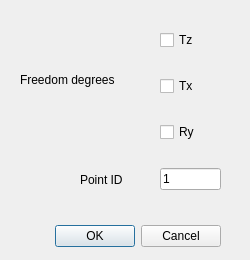
<?xml version="1.0" encoding="UTF-8"?>
<ui version="4.0">
 <class>AddBoundariesDialog</class>
 <widget class="QDialog" name="AddBoundariesDialog">
  <property name="geometry">
   <rect>
    <x>0</x>
    <y>0</y>
    <width>250</width>
    <height>260</height>
   </rect>
  </property>
  <property name="windowTitle">
   <string>Add Boundaries</string>
  </property>
  <widget class="QDialogButtonBox" name="buttonBox">
   <property name="geometry">
    <rect>
     <x>50</x>
     <y>220</y>
     <width>171</width>
     <height>32</height>
    </rect>
   </property>
   <property name="orientation">
    <enum>Qt::Horizontal</enum>
   </property>
   <property name="standardButtons">
    <set>QDialogButtonBox::Cancel|QDialogButtonBox::Ok</set>
   </property>
  </widget>
  <widget class="QWidget" name="verticalLayoutWidget">
   <property name="geometry">
    <rect>
     <x>160</x>
     <y>10</y>
     <width>61</width>
     <height>201</height>
    </rect>
   </property>
   <layout class="QVBoxLayout" name="verticalLayout">
    <item>
     <widget class="QCheckBox" name="TzCheckBox">
      <property name="text">
       <string>Tz</string>
      </property>
     </widget>
    </item>
    <item>
     <widget class="QCheckBox" name="TxCheckBox">
      <property name="text">
       <string>Tx</string>
      </property>
     </widget>
    </item>
    <item>
     <widget class="QCheckBox" name="RyCheckBox">
      <property name="text">
       <string>Ry</string>
      </property>
     </widget>
    </item>
    <item>
     <widget class="QLineEdit" name="BoundaryPointLineEdit">
      <property name="text">
       <string>1</string>
      </property>
     </widget>
    </item>
   </layout>
  </widget>
  <widget class="QLabel" name="label">
   <property name="geometry">
    <rect>
     <x>20</x>
     <y>70</y>
     <width>121</width>
     <height>20</height>
    </rect>
   </property>
   <property name="text">
    <string>Freedom degrees</string>
   </property>
  </widget>
  <widget class="QLabel" name="label_2">
   <property name="geometry">
    <rect>
     <x>80</x>
     <y>170</y>
     <width>61</width>
     <height>20</height>
    </rect>
   </property>
   <property name="text">
    <string>Point ID</string>
   </property>
  </widget>
 </widget>
 <resources/>
 <connections>
  <connection>
   <sender>buttonBox</sender>
   <signal>accepted()</signal>
   <receiver>AddBoundariesDialog</receiver>
   <slot>accept()</slot>
   <hints>
    <hint type="sourcelabel">
     <x>248</x>
     <y>254</y>
    </hint>
    <hint type="destinationlabel">
     <x>157</x>
     <y>274</y>
    </hint>
   </hints>
  </connection>
  <connection>
   <sender>buttonBox</sender>
   <signal>rejected()</signal>
   <receiver>AddBoundariesDialog</receiver>
   <slot>reject()</slot>
   <hints>
    <hint type="sourcelabel">
     <x>316</x>
     <y>260</y>
    </hint>
    <hint type="destinationlabel">
     <x>286</x>
     <y>274</y>
    </hint>
   </hints>
  </connection>
 </connections>
</ui>
